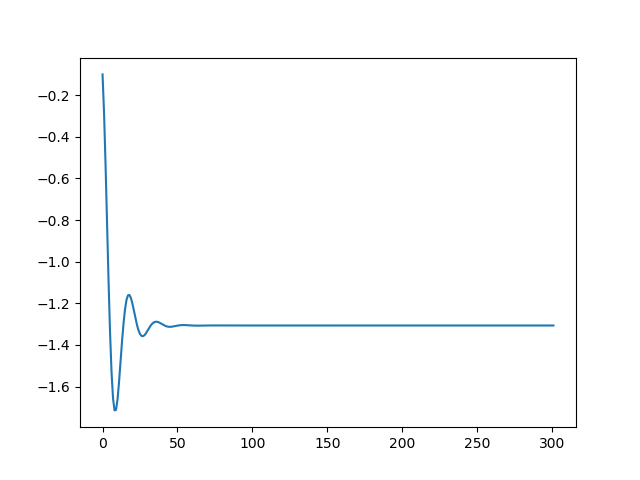

The Python source for this figure:


import math
import numpy as np
import matplotlib.pyplot as plt
alpha = 0.1
beta = 0.9

def func(x):
	return x*x + 10* math.sin(x)
def grad_func(x):
	return 2*x +10*math.cos(x)
theta_0 = 0
v_t = 0 
t = 0
theta_list = []
while (1):
    t+=1
    v_t =v_t * beta  +  0.01 *(grad_func(theta_0 - beta*v_t))
    theta_0_prev = theta_0								
    theta_0 = theta_0 - v_t
    theta_list.append(theta_0)
    if(theta_0 == theta_0_prev):		#checks if it is converged or not
        break
Set_test = np.arange(len(theta_list),dtype='i')
plt.plot(theta_list)
plt.show()

	
